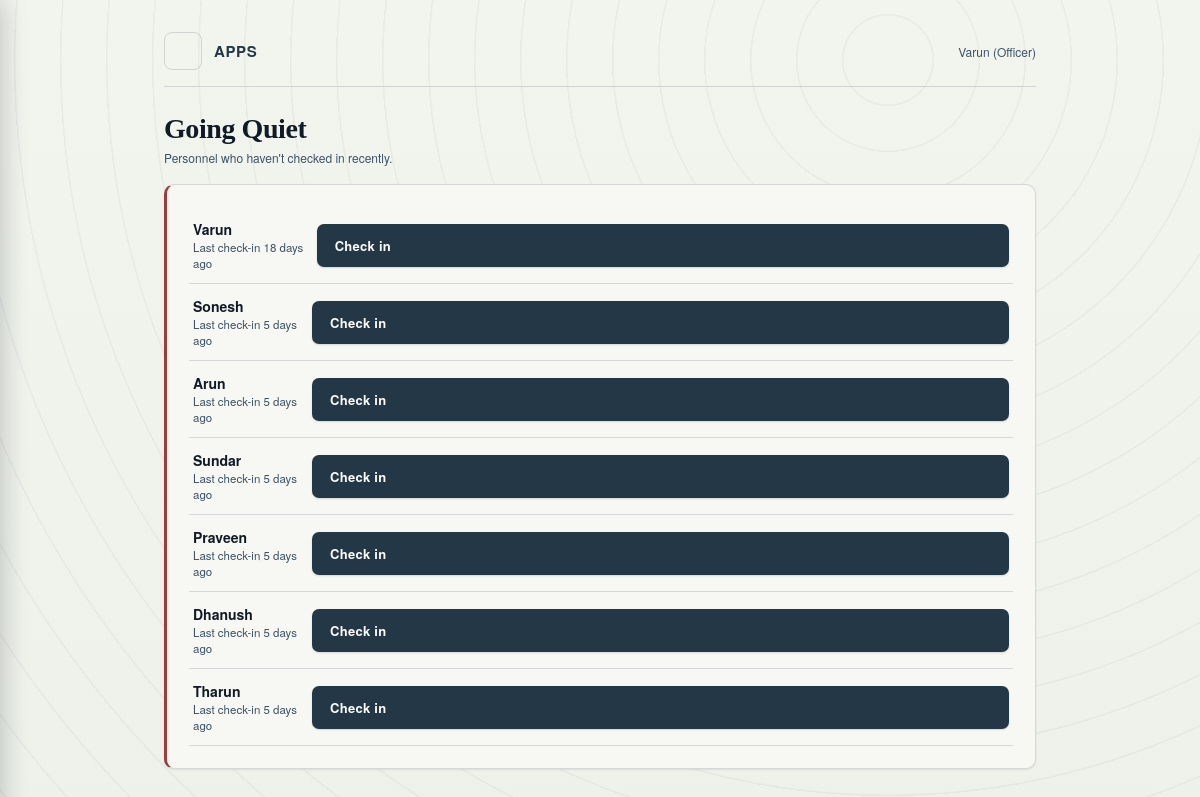
Page /officer/going_quiet (signed in) on the committed database.
### tables this page shows
CREATE TABLE Users (
            id INTEGER PRIMARY KEY AUTOINCREMENT,
            name TEXT NOT NULL,
            unit TEXT,
            password TEXT NOT NULL,
            role TEXT NOT NULL DEFAULT 'personnel'
        , assigned_officer_id INTEGER);

### app.py (the view)
@app.route("/officer/going_quiet")
@role_required("officer")
def officer_going_quiet():
    conn = get_db()
    rows = conn.execute("""
        SELECT Users.id, Users.name, MAX(DailyData.date) AS last_date
        FROM Users
        LEFT JOIN DailyData ON DailyData.user_id = Users.id
        WHERE Users.role = 'personnel'
          AND (Users.assigned_officer_id = ? OR Users.assigned_officer_id IS NULL)
        GROUP BY Users.id
    """, (session["user_id"],)).fetchall()
    conn.close()
    followups = []
    for r in rows:
        if r["last_date"] is None:
            days = None  # never checked in
        else:
            days = (date.today() - date.fromisoformat(r["last_date"])).days
            if days < QUIET_AFTER_DAYS:
                continue
        followups.append({"id": r["id"], "name": r["name"], "days": days})
    followups.sort(key=lambda f: (f["days"] is not None, -(f["days"] or 0)))
    return render_template("officer_going_quiet.html", followups=followups)

### app.py (called while the page is built)
def get_db():
    conn = sqlite3.connect(DB_PATH)
    conn.row_factory = sqlite3.Row
    return conn

def role_required(*roles):
    def decorator(view):
        @wraps(view)
        def wrapper(*args, **kwargs):
            if "user_id" not in session or session.get("role") not in roles:
                if "officer" in roles and len(roles) == 1:
                    return redirect(url_for("officer_login"))
                elif "admin" in roles and len(roles) == 1:
                    return redirect(url_for("admin_login"))
                return redirect(url_for("login"))
            return view(*args, **kwargs)
        return wrapper
    return decorator

@app.before_request
def block_cross_site_posts():
    if request.method != "POST":
        return
    source = request.headers.get("Origin") or request.headers.get("Referer")
    if source:
        if urlparse(source).netloc != request.host:
            abort(403)

@app.after_request
def add_security_headers(resp):
    resp.headers.setdefault("X-Content-Type-Options", "nosniff")
    resp.headers.setdefault("X-Frame-Options", "SAMEORIGIN")
    resp.headers.setdefault("Referrer-Policy", "same-origin")
    if "user_id" in session:
        resp.headers["Cache-Control"] = "no-store"
    return resp

@app.context_processor
def inject_nav_counts():
    if session.get("role") == "officer":
        conn = get_db()
        try:
            n = conn.execute(
                """SELECT COUNT(*) FROM StressRequests
                   JOIN Users ON StressRequests.user_id = Users.id
                   WHERE StressRequests.stage != 'Closed'
                     AND (Users.assigned_officer_id = ? OR Users.assigned_officer_id IS NULL)""",
                (session["user_id"],)
            ).fetchone()[0]
        finally:
            conn.close()
        return {"pending_count": n}
    return {}

### templates/officer_going_quiet.html (shortened to what this page needs)
<!DOCTYPE html>
<html lang="en">
<head>
<link rel="stylesheet" href="{{ url_for('static', filename='style.css') }}">
</head>
<body class="officer-page">
<div class="wrap">
  {% include "_header.html" %}
  <h2 class="page-title">Going Quiet</h2>
  <p style="font-family:'Helvetica Neue', Arial, sans-serif; font-size:12px; color:var(--steel); margin:0 0 18px;">
    Personnel who haven't checked in recently.
  </p>
  {% if followups %}
  <div class="card" style="margin-bottom:22px; border-left:3px solid var(--signal-high);">
    {% for f in followups %}
    <div style="display:flex; align-items:center; justify-content:space-between; gap:12px; padding:12px 4px; border-bottom:1px solid var(--line);">
      <div>
        <div style="font-family:'Helvetica Neue', Arial, sans-serif; font-size:14px; font-weight:600; color:var(--ink);">{{ f.name }}</div>
        <div style="font-family:'Helvetica Neue', Arial, sans-serif; font-size:11.5px; color:var(--steel);">{% if f.days is none %}Never checked in{% else %}Last check-in {{ f.days }} days ago{% endif %}</div>
      </div>
      <a href="/officer/personnel/{{ f.id }}" class="btn" style="text-decoration:none;">Check in</a>
    </div>
    {% endfor %}
  </div>
  {% else %}
    <p class="empty-note">Everyone has checked in recently.</p>
  {% endif %}
</div>
</body>
</html>

### templates/_header.html (shortened to what this page needs)
{% set role = session.get('role') %}
<header class="top">
  <div style="display:flex; align-items:center; gap:12px;">
    <button type="button" id="navToggle" class="nav-toggle" aria-label="Open menu"
            aria-expanded="false" aria-controls="navDrawer">
    </button>
    <div class="mark">APPS</div>
  </div>
  <span class="role-pill">
    {{ session.get('user_name') }}{% if role == 'officer' %} (Officer){% elif role == 'admin' %} (Senior Admin){% endif %}
  </span>
</header>

### static/style.css (style rules this page uses)
:root { --ink:#101b26; --paper:#eef1ea; --steel:#3c5266; --steel-deep:#243747; --signal-low:#4c7a5e; --signal-med:#b8863c; --signal-high:#9c3d3d; --line: rgba(16,27,38,0.14); --card:#f7f8f4; }
* { box-sizing:border-box; }
html,body { margin:0;padding:0; }
body { background: linear-gradient(180deg, #f2f4ee 0%, var(--paper) 100%); color:var(--ink); font-family: 'Iowan Old Style','Georgia',serif; min-height:100vh; }
a { color:var(--steel-deep); }
body.officer-page { background: repeating-radial-gradient(circle at 74% 60px, transparent 0, transparent 44px, rgba(36,55,71,0.05) 45px, rgba(36,55,71,0.05) 46px), linear-gradient(180deg, #f2f4ee 0%, var(--paper) 100%); background-attachment: fixed, scroll; }
.wrap { max-width:920px; margin:0 auto; padding:32px 24px 80px; }
header.top { display:flex; justify-content:space-between; align-items:flex-end; border-bottom:1px solid var(--line); padding-bottom:16px; margin-bottom:26px; }
.mark { font-family: 'Helvetica Neue', Arial, sans-serif; font-weight:700; font-size:15px; letter-spacing:0.04em; color:var(--steel-deep); }
header.top .role-pill { font-family:'Helvetica Neue', Arial, sans-serif; font-size:12px; color:var(--steel); }
.btn { font-family:'Helvetica Neue', Arial, sans-serif; font-weight:600; font-size:13px; letter-spacing:0.02em; background:var(--steel-deep); color:#fdfdf9; border:none; padding:12px 18px; border-radius:7px; cursor:pointer; width:100%; box-shadow: 0 1px 2px rgba(16,27,38,0.15); transition: background 0.2s ease, transform 0.1s ease, box-shadow 0.2s ease; }
h2.page-title { font-size:28px; font-weight:600; margin:0 0 4px; letter-spacing:-0.015em; color:var(--ink); }
.card { background:var(--card); border:1px solid var(--line); border-radius:10px; padding:22px; box-shadow: 0 1px 3px rgba(16,27,38,0.04), 0 1px 2px rgba(16,27,38,0.06); }
html { scroll-behavior:smooth; }
header.top { align-items:center; }
.nav-toggle { display:inline-flex; flex-direction:column; justify-content:center; gap:4px; width:38px; height:38px; padding:0 9px; background:transparent; border:1px solid var(--line); border-radius:8px; cursor:pointer; }

### rows in the picture
Users: get "Varun", name "Varun", days "18"
Users: name "Sonesh", days "5"
Users: name "Arun", days "5"
Users: name "Sundar", days "5"
Users: name "Praveen", days "5"
Users: name "Dhanush", days "5"
Users: name "Tharun", days "5"
